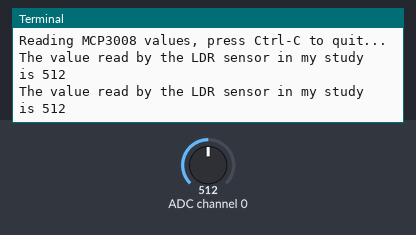
The program below on a simulated Raspberry Pi (BCM pin numbers). Shown: the last lines printed to the terminal. The test bench sets the inputs (shaded band); at power-on: ADC channel 0 = 512 (analog values on the 0–1023 scale).

Above: at 1.2 s.
1.3 s: ADC channel 0 set to 716
At 2.5 s:
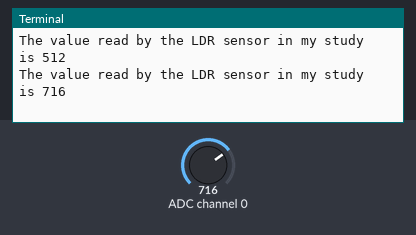
2.8 s: ADC channel 0 set to 900
At 3.8 s:
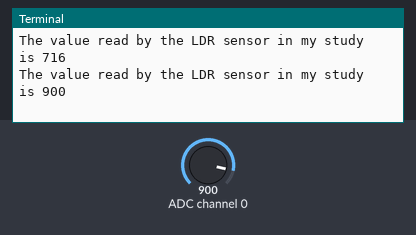
Timing chart, 0 to 5.8 s (numbered marks = the images above; inputs shaded):
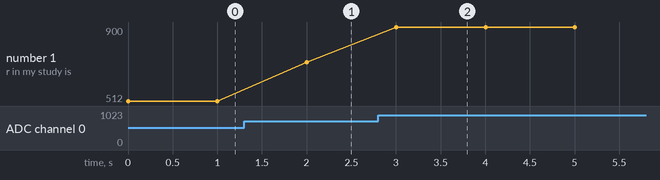

The program:

read_analog_signal_v0.1.py
```python
#!/usr/bin/python

# Import SPI library (for hardware SPI) and MCP3008 library.
import Adafruit_GPIO.SPI as SPI
import Adafruit_MCP3008
import sys
import os
import time

# Software SPI configuration:
CLK  = 18
MISO = 23
MOSI = 24
CS   = 25
mcp = Adafruit_MCP3008.MCP3008(clk=CLK, cs=CS, miso=MISO, mosi=MOSI)

# Hardware SPI configuration:
#SPI_PORT   = 0
#SPI_DEVICE = 0
#mcp = Adafruit_MCP3008.MCP3008(spi=SPI.SpiDev(SPI_PORT, SPI_DEVICE))

print('Reading MCP3008 values, press Ctrl-C to quit...')
# Print nice channel column headers.
#print('| {0:>4} | {1:>4} | {2:>4} | {3:>4} | {4:>4} | {5:>4} | {6:>4} | {7:>4} |'.format(*range(8)))
#print('-' * 57)

# Main program loop.
while True:
    # Read all the ADC channel values in a list.
    #values = [0]*8

    #for i in range(8):
        # The read_adc function will get the value of the specified channel (0-7).
        #values[i] = mcp.read_adc(i)
    # Print the ADC values.
    #print('| {0:>4} | {1:>4} | {2:>4} | {3:>4} | {4:>4} | {5:>4} | {6:>4} | {7:>4} |'.format(*values))

    # Pause for half a second.
    print('The value read by the LDR sensor in my study is %s' %mcp.read_adc(0))
    time.sleep(1)
```

Measured:
- after the input at 1.3 s, the terminal: prints a new line after 0.70 s (image 1)
- after the input at 2.8 s, the terminal: prints a new line after 0.20 s (image 2)
- plotted number 1: 512 → 716 after the input at 1.3 s, 716 → 900 after the input at 2.8 s
